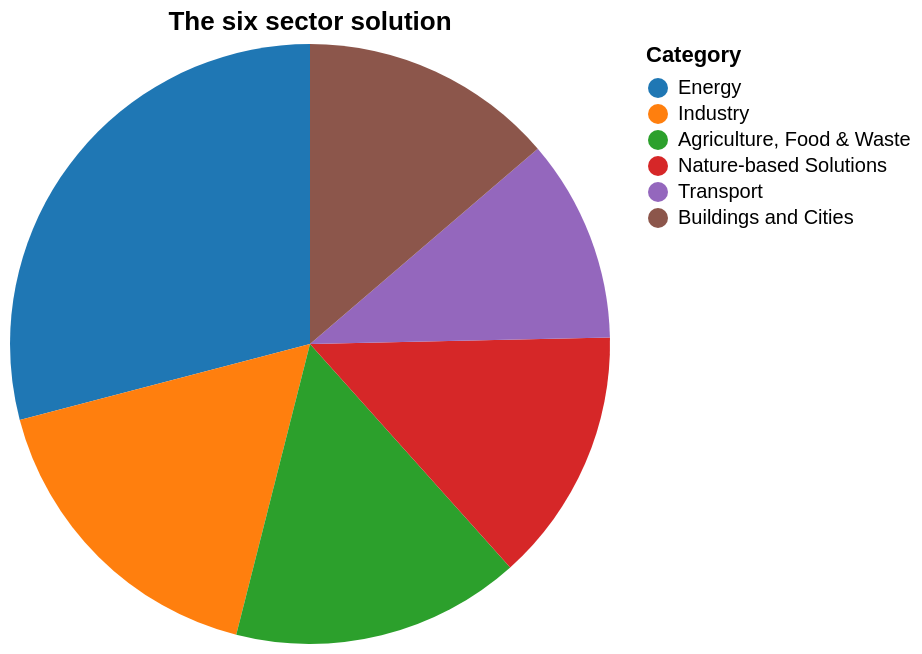

Here is the Vega-Lite specification saved for this chart:
### Vega-Lite specification from a JSON file in a GitHub repository (floating-point values rounded to 4 significant figures)
{"$schema": "https://vega.github.io/schema/vega-lite/v5.json", "title": "The six sector solution", "description": "The six sector solution", "data": {"values": [{"Category": "Energy", "Green House Gas in Gigatonnes": 12.5}, {"Category": "Industry", "Green House Gas in Gigatonnes": 7.3}, {"Category": "Agriculture, Food & Waste", "Green House Gas in Gigatonnes": 6.7}, {"Category": "Nature-based Solutions", "Green House Gas in Gigatonnes": 5.9}, {"Category": "Transport", "Green House Gas in Gigatonnes": 4.7}, {"Category": "Buildings and Cities", "Green House Gas in Gigatonnes": 5.9}]}, "mark": "arc", "encoding": {"theta": {"field": "Green House Gas in Gigatonnes", "type": "quantitative"}, "tooltip": [{"field": "Category", "type": "nominal"}, {"field": "Green House Gas in Gigatonnes", "type": "quantitative"}], "color": {"field": "Category", "type": "nominal", "scale": {"domain": ["Energy", "Industry", "Agriculture, Food & Waste", "Nature-based Solutions", "Transport", "Buildings and Cities"], "range": ["#1f77b4", "#ff7f0e", "#2ca02c", "#d62728", "#9467bd", "#8c564b"]}}}}
